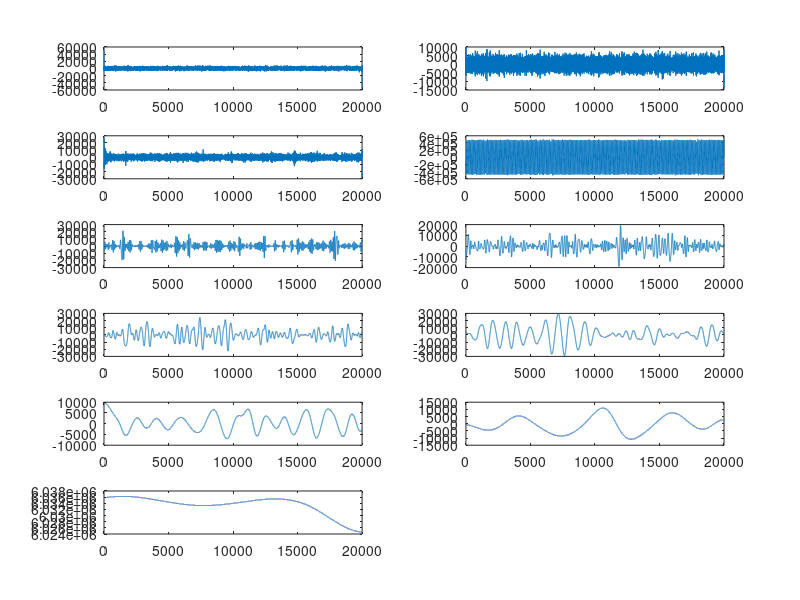
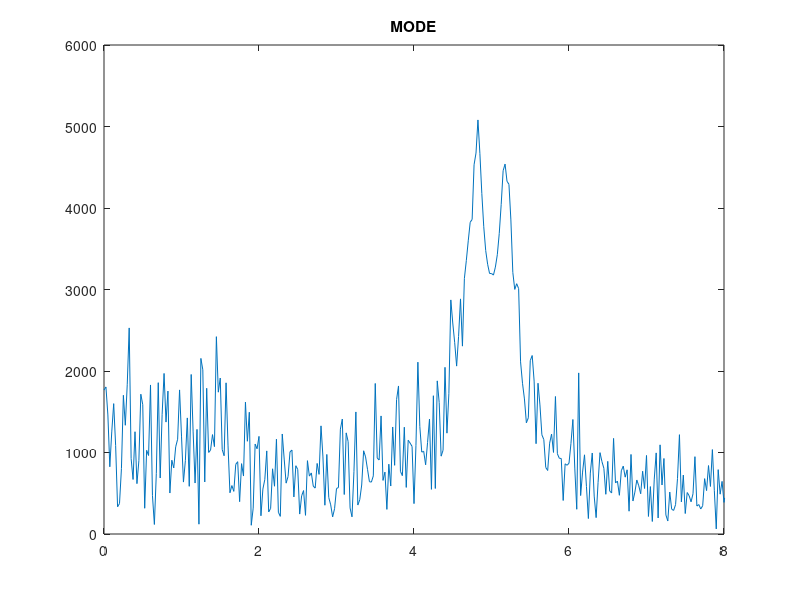
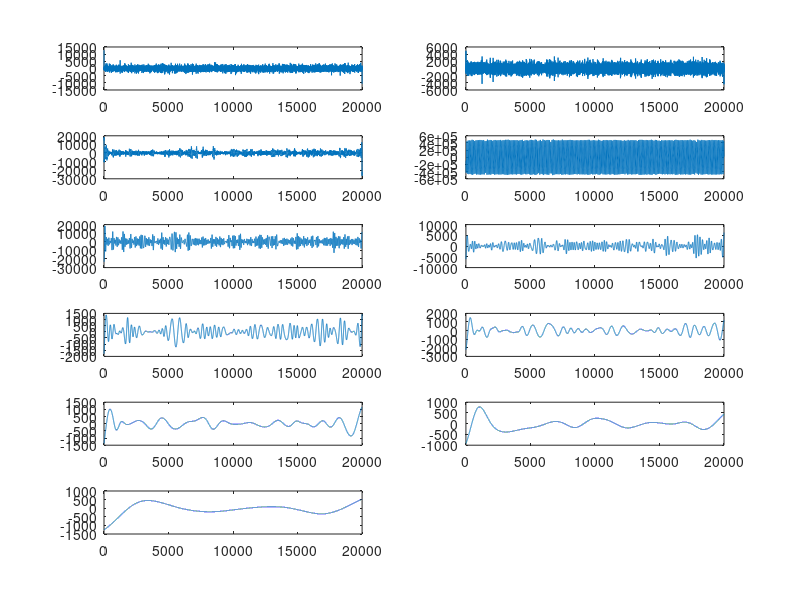
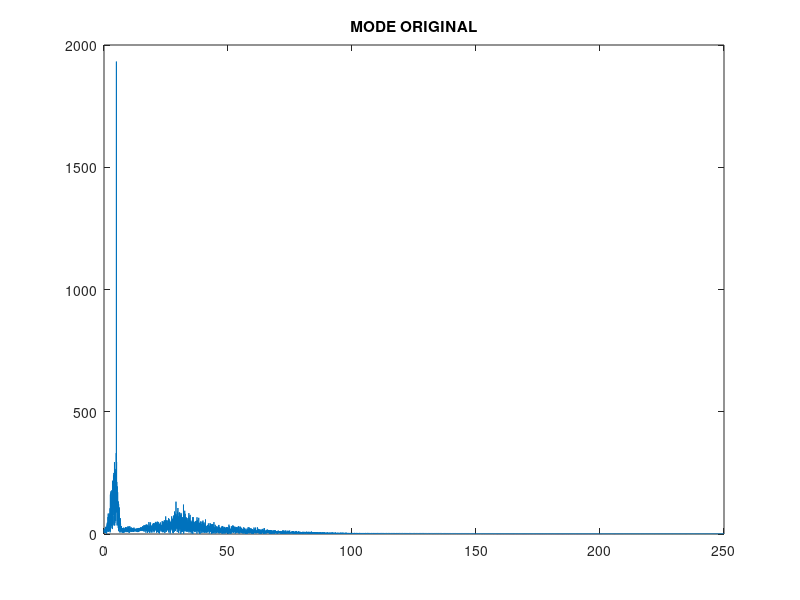

Reproduce these figures in MATLAB, in order. (Note: this script raises an error after producing the figures.)
[d,c]=butter(3,50/250,'low');
[b,a]=butter(3,0.5/250,'high');

lower = 2001;       %16000 long
upper = 18000; 

lower_sham = 7001;  %16000
upper_sham = 23000;

load('SMA_TEST_ERP_Sham.mat')

Sham_t1=128+15000;
Sham_t2=Sham_t1+29999;
ERP_Sham_SMA=filtfilt(b,a,filtfilt(d,c,EEG.Data_tACS_AF(1,Sham_t1:Sham_t2))); %30000 long
%%
%%original mode 4
load('CEEMDAN_FAST_20000_50_500_002_RESULTS')
load('CEEMDAN_of_mode_4_results');

modes = CEEMDAN_FAST_20000_50_500_002;
modes_of_mode = CEEMDAN_of_mode_4;

figure(1);
for i = 1:1:11
    subplot(6,2,i)
    plot(modes(i,:))
end 

figure(33);
for i = 1:1:11
    subplot(6,2,i)
    plot(modes_of_mode(i,:))
end 

Y = fft(modes_of_mode(3,:));
Fs = 500;
L = 20000;
P2 = abs(Y/L);
P1 = P2(1:L/2+1);
P1(2:end-1) = 2*P1(2:end-1);
f = Fs*(0:(L/2))/L;
figure(55);
plot(f,P1) 
title('MODE ORIGINAL')

%%
%%filtering mode 4
[n,o] = butter(3,[4.8/250 5.2/250],'stop');

modes_of_mode(4,:) = filtfilt(n,o, modes_of_mode(4,:));
modes_of_mode(3,:) = filtfilt(n,o, modes_of_mode(3,:));
modes_of_mode(5,:) = filtfilt(n,o, modes_of_mode(5,:));

modes(4,:) = zeros(1,20000);

for i= 1:1:11
        modes(4,:) = modes(4,:) + modes_of_mode(i,:);
end

Y = fft(modes(4,:));
Fs = 500;
L = 20000;
P2 = abs(Y/L);
P1 = P2(1:L/2+1);
P1(2:end-1) = 2*P1(2:end-1);
f = Fs*(0:(L/2))/L;
figure(11);
plot(f,P1)
xlim([0 8])
title('MODE')

%% Reconstructed
reconstructed = zeros(1,20000);

for i= 1:1:11
        reconstructed(1,:) = reconstructed(1,:) + modes(i,:);
end

reconstructed_artif_free = reconstructed(1,:);

FREE_after_filter = filtfilt(b,a,filtfilt(d,c,reconstructed_artif_free));

%% SHAM RECONSTRUCTED

load('CEEMDAN_SHAM_PHANTOM_50_500_002_results.mat')

modes_of_sham = CEEMDAN_SHAM_PHANTOM_50_500_002;

reconstructed_SHAM(1,:) = zeros(1,20000);

for i= 1:1:12
        reconstructed_SHAM(1,:) = reconstructed_SHAM(1,:) + modes_of_sham(i,:);
end

SHAM_after_filter = filtfilt(b,a,filtfilt(d,c,reconstructed_SHAM));

Y2 = fft(ERP_Sham_SMA(1, 5001:25000));
P22 = abs(Y2/L);
P12 = P22(1:L/2+1);
P12(2:end-1) = 2*P12(2:end-1);
f = Fs*(0:(L/2))/L;
%figure(9);
%plot(f,P12, 'k')
%hold on
%plot(f,P1, 'b' )
%title('SHAM VS RECONSTRUCTED after filter')



%% raw data filtered
load('ERP_sham_test1_test2_cc.mat')

RAW_DATA = ERPTEST1.E1(1, 5001:25000);
data = filtfilt(nb,ob,RAW_DATA);
data_filtered =  filtfilt(b,a,filtfilt(d,c,data));

Y2 = fft(data_filtered);
P222 = abs(Y2/L);
P122 = P222(1:L/2+1);
P122(2:end-1) = 2*P122(2:end-1);
f = Fs*(0:(L/2))/L;
figure(19);
plot(f,P12, 'b')
hold on
plot(f,P1, 'k' )
hold on
plot(f, P122, 'r')
xlim([0 8])
title('ALL TOGETHER')

%% COMPARISSON PLOT
figure(3);
plot(ERP_Sham_SMA(1, 5001: 25000))
hold on
plot(FREE_after_filter(1,:))
hold off
title('AFTER FILTER')


%%
%%COEFFICIENT
R1 = corrcoef(ERP_Sham_SMA(1, lower_sham: upper_sham), FREE_after_filter(1,lower:upper));
Coefficient = R1(1,2);

%%
%%RMS
RMS = 10^-3.*rms(ERP_Sham_SMA(1,lower_sham:upper_sham) - FREE_after_filter(1,lower:upper));

%%
%%SNR 
noise = (ERP_Sham_SMA(1,lower_sham:upper_sham) - FREE_after_filter(1,lower:upper));
SNR = (rms(FREE_after_filter(1,lower:upper) / rms(noise) ))^2;
SNR_DB = db(SNR, 'power');
%%
%%Coherence
[cxy,f2] = mscohere(ERP_Sham_SMA(1,lower_sham:upper_sham), FREE_after_filter(1,lower:upper), [],[],[],500);

%figure(2)
%plot(f2, cxy);







